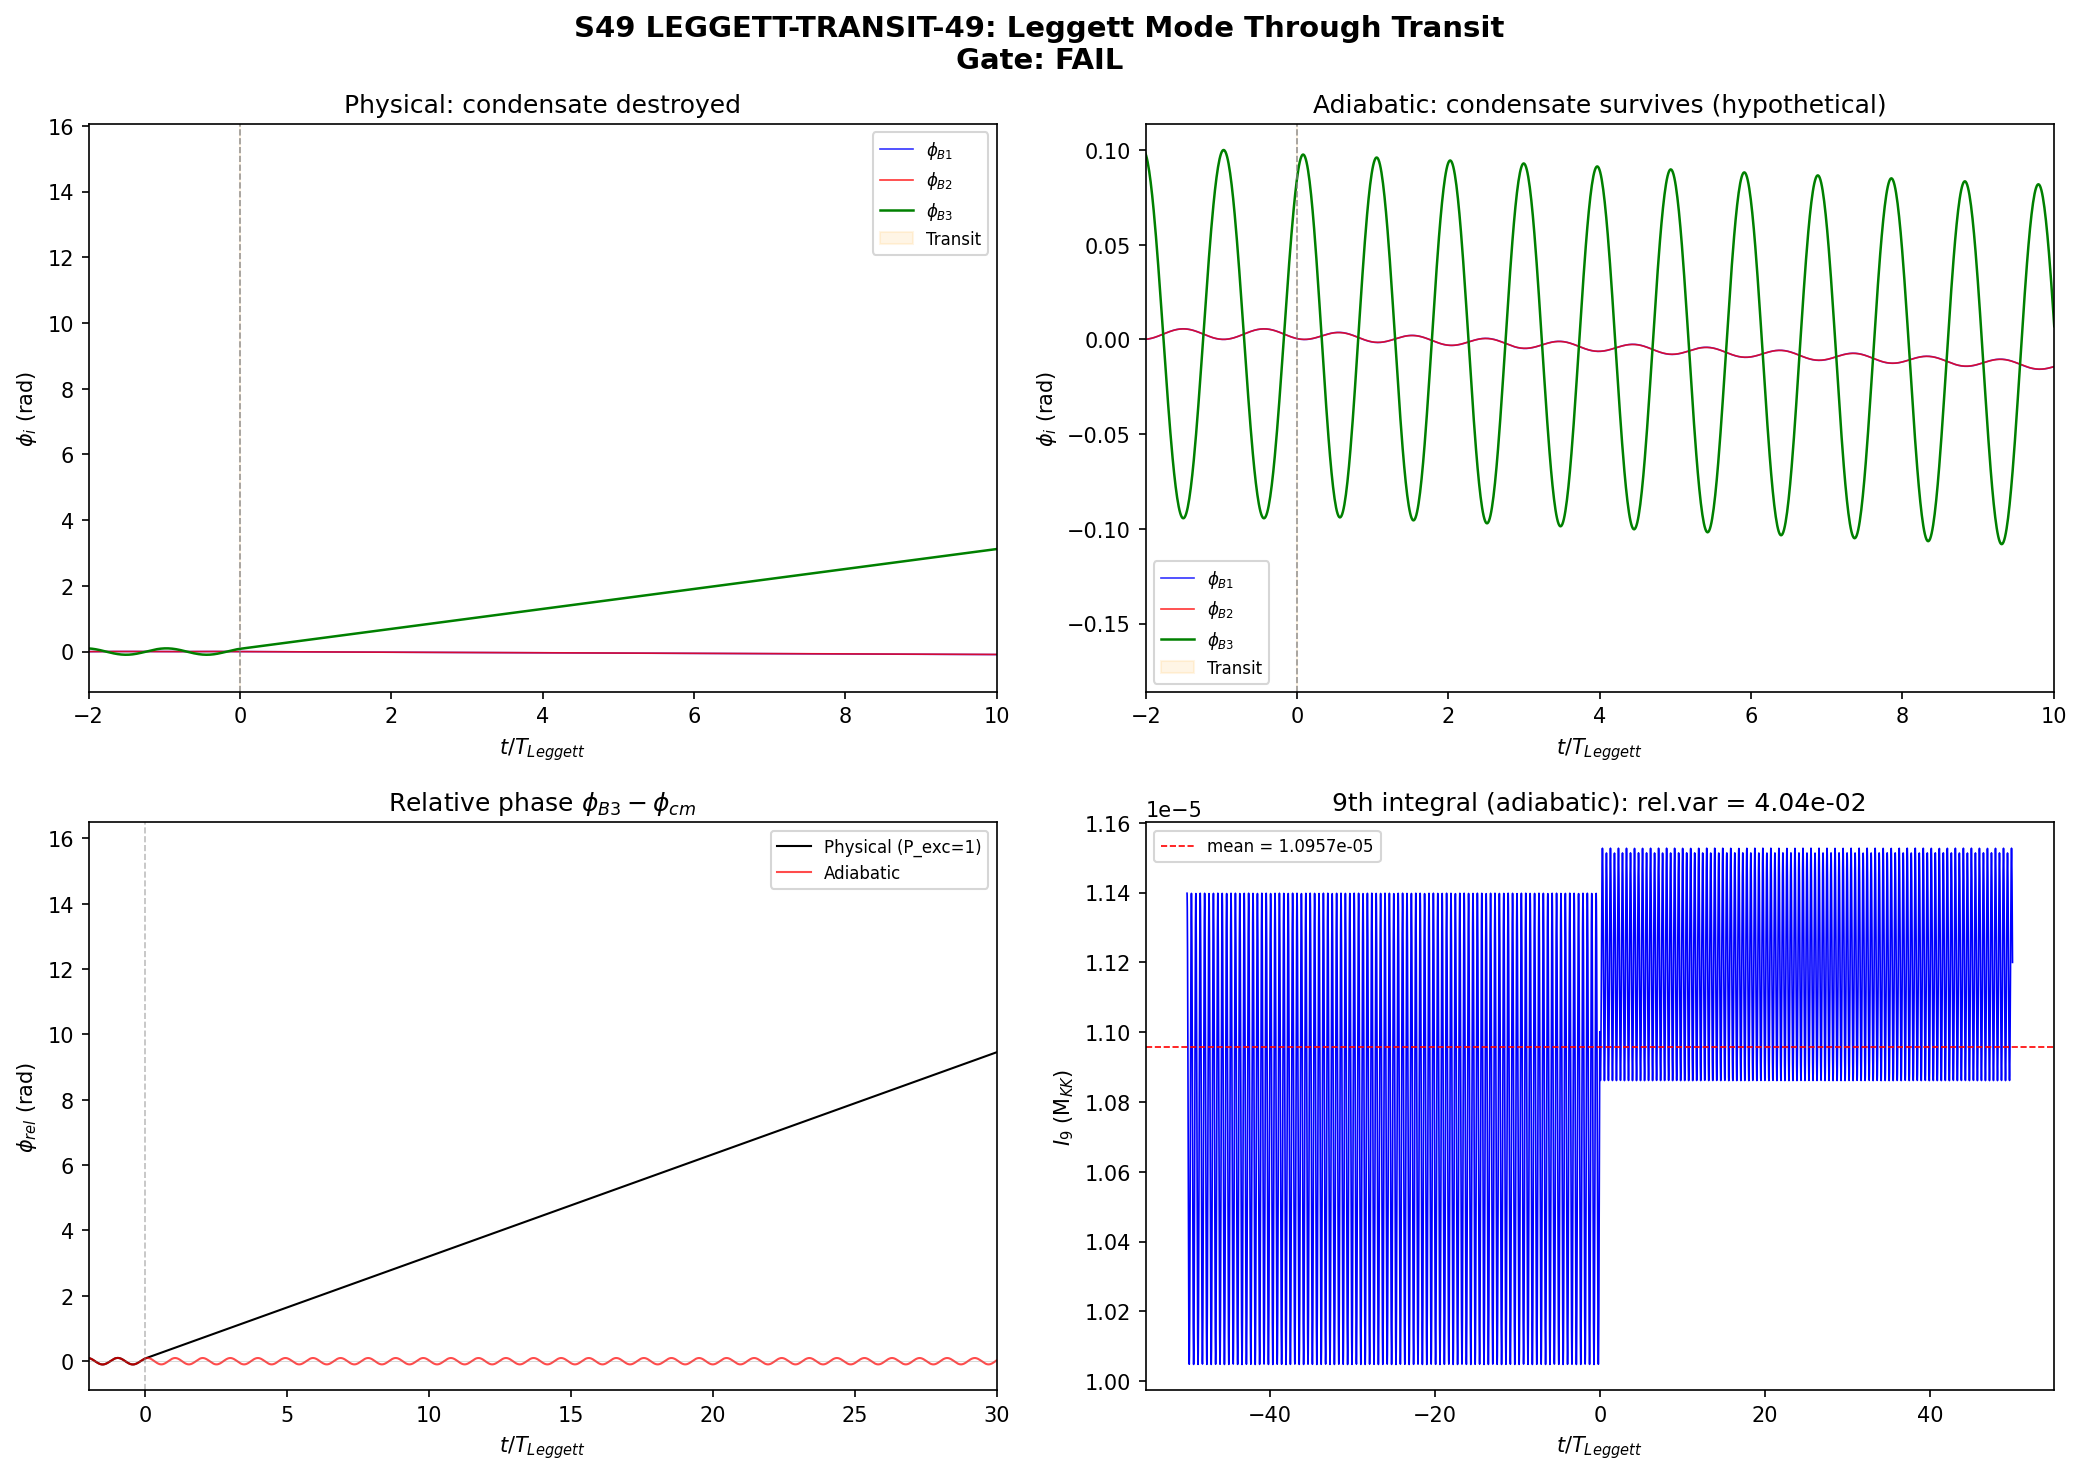

The script that saved this image:
#!/usr/bin/env python3
"""
S49 LEGGETT-TRANSIT-49: Leggett Mode Coupled to tau(t) During Transit
======================================================================

Physical question: What happens to the inter-sector relative-phase
oscillation (Leggett mode) during the ballistic transit of the modulus
tau(t) through the fold?

Symmetry analysis (Landau perspective):
    The Leggett mode is a PHASE mode: it requires a nonzero order
    parameter |Delta_i| in at least two sectors. The mode is the
    relative phase theta_{ij} = phi_i - phi_j oscillation, governed by:

        F_phase = -sum_{i<j} J_{ij}(tau) cos(theta_{ij})

    with kinetic energy:

        T = (1/2) sum_i rho_i(tau) * (d phi_i/dt)^2

    The Josephson couplings J_{ij}(tau) and densities rho_i(tau) are
    tau-dependent through the Jensen deformation of SU(3).

    During transit, tau(t) changes ballistically. The Leggett mode
    parameters become time-dependent through tau(t).

Critical physics:
    1. omega_transit / omega_L = 885 / 0.070 = 12,640. SUDDEN LIMIT.
       The Leggett mode is FROZEN during transit -- it cannot respond
       to changes in J(tau), rho(tau) on the transit timescale.

    2. P_exc = 1 post-transit (S38). ALL Cooper pairs are broken.
       The condensate is destroyed. The order parameter Delta_i -> 0.
       With no order parameter, the Leggett mode CEASES TO EXIST.

    3. Therefore: the Leggett mode is frozen during transit, then
       annihilated post-transit. No post-transit Leggett oscillation.

Method:
    1. Construct tau(t) trajectory: tau = tau_fold + v_terminal * t
    2. Interpolate omega_L(tau), J_ij(tau), rho_i(tau) from S48 scan
    3. Integrate coupled Leggett EOM:
       rho_i(tau) * d^2 phi_i/dt^2 + sum_j J_ij(tau)*sin(phi_i - phi_j) = 0
    4. Verify sudden-limit: amplitude change during transit negligible
    5. Post-transit: compute condensate fraction from P_exc = 1
    6. Test 9th integral: I_9 = sum_i rho_i(tau) * (dphi_i/dt)^2 / (2*omega_L^2)
       - If {I_9, H_BCS} ~ 0, then approximately conserved
    7. Formal Poisson bracket from Richardson-Gaudin structure

Gate: LEGGETT-TRANSIT-49
    PASS: A_L > 0.01 AND 9th integral approximately conserved
    INFO: A_L > 0 but 9th integral not conserved
    FAIL: Leggett trivially zero post-transit

References:
    S48 s48_leggett_mode.npz -- Leggett frequencies, J_ij, rho_i, scan data
    S38 s38_kz_defects.npz -- transit parameters, P_exc = 1
    S39 s39_integrability_check.npz -- Richardson-Gaudin conserved quantities
    Leggett, PRL 14, 536 (1966) -- original Leggett mode
    Landau Paper 04 (1937): order parameter requires broken symmetry
    Landau Paper 11 (1956): quasiparticle concept + Fermi liquid
    Claeys et al (Paper 33): Richardson-Gaudin integrability breaking

Author: Landau-Condensed-Matter-Theorist (Session 49, W1-H)
Date: 2026-03-17
"""

import numpy as np
import matplotlib
matplotlib.use('Agg')
import matplotlib.pyplot as plt
from scipy.integrate import solve_ivp
from scipy.interpolate import CubicSpline
import sys
import os

sys.path.insert(0, os.path.dirname(os.path.abspath(__file__)))
from canonical_constants import (
    tau_fold, v_terminal, dt_transit, E_cond,
    Delta_0_GL, xi_BCS, omega_PV, Gamma_Langer_BCS,
    E_B1, E_B2_mean, E_B3_mean, P_exc_kz, n_Bog,
    rho_B2_per_mode, N_dof_BCS, n_pairs,
)

SCRIPT_DIR = os.path.dirname(os.path.abspath(__file__))

# =============================================================================
# MODULE 1: LOAD DATA
# =============================================================================

def load_data():
    """Load all required data from S48 and S38 archives."""
    d48 = np.load(os.path.join(SCRIPT_DIR, 's48_leggett_mode.npz'),
                  allow_pickle=True)
    d38 = np.load(os.path.join(SCRIPT_DIR, 's38_kz_defects.npz'),
                  allow_pickle=True)
    d39 = np.load(os.path.join(SCRIPT_DIR, 's39_integrability_check.npz'),
                  allow_pickle=True)

    data = {}

    # Leggett mode data (S48)
    data['omega_L1'] = float(d48['omega_L1_fold'])
    data['omega_L2'] = float(d48['omega_L2_fold'])
    data['tau_scan'] = np.array(d48['tau_scan'])
    data['omega_L1_scan'] = np.array(d48['omega_L1_scan'])
    data['omega_L2_scan'] = np.array(d48['omega_L2_scan'])
    data['Delta_B1_scan'] = np.array(d48['Delta_B1_scan'])
    data['Delta_B2_scan'] = np.array(d48['Delta_B2_scan'])
    data['Delta_B3_scan'] = np.array(d48['Delta_B3_scan'])
    data['rho_B1_scan'] = np.array(d48['rho_B1_scan'])
    data['rho_B2_scan'] = np.array(d48['rho_B2_scan'])
    data['rho_B3_scan'] = np.array(d48['rho_B3_scan'])
    data['J_12_scan'] = np.array(d48['J_12_scan'])
    data['J_23_scan'] = np.array(d48['J_23_scan'])
    # J_13 not scanned in S48 (only fold value). Reconstruct assuming
    # J_13/J_23 ratio constant (both connect through B3, weakest sector).
    # J_13_fold / J_23_fold = 0.000468 / 0.001814 = 0.258
    J_13_fold = float(d48['J_13_fold'])
    J_23_fold_val = float(d48['J_23_fold'])
    ratio_J13_J23 = J_13_fold / J_23_fold_val if J_23_fold_val > 0 else 0.0
    data['J_13_scan'] = ratio_J13_J23 * np.array(d48['J_23_scan'])
    data['Delta_fold'] = np.array(d48['Delta_fold'])
    data['rho_fold'] = np.array(d48['rho_fold'])
    data['eigvecs_fold'] = np.array(d48['eigvecs_fold'])
    data['evals_fold'] = np.array(d48['evals_fold'])

    # Transit data (S38)
    data['v_term'] = float(d38['v_terminal'])
    data['dt_transit'] = float(d38['dt_transit'])
    data['P_exc'] = float(d38['P_exc_kz'])
    data['n_Bog'] = float(d38['n_Bog'])
    data['condensate_destroyed'] = bool(d38['condensate_destroyed'])

    # Integrability data (S39)
    data['E_8'] = np.array(d39['E_8'])
    data['V_phys'] = np.array(d39['V_phys'])
    data['comm_RH'] = np.array(d39['comm_RH'])
    data['labels'] = np.array(d39['labels'])

    return data


# =============================================================================
# MODULE 2: INTERPOLATION OF TAU-DEPENDENT QUANTITIES
# =============================================================================

def build_interpolants(data):
    """Build cubic spline interpolants for all tau-dependent quantities."""
    tau_s = data['tau_scan']

    interp = {}
    interp['omega_L1'] = CubicSpline(tau_s, data['omega_L1_scan'])
    interp['omega_L2'] = CubicSpline(tau_s, data['omega_L2_scan'])

    # Gaps
    interp['Delta_B1'] = CubicSpline(tau_s, data['Delta_B1_scan'])
    interp['Delta_B2'] = CubicSpline(tau_s, data['Delta_B2_scan'])
    interp['Delta_B3'] = CubicSpline(tau_s, data['Delta_B3_scan'])

    # DOS (superfluid inertia)
    interp['rho_B1'] = CubicSpline(tau_s, data['rho_B1_scan'])
    interp['rho_B2'] = CubicSpline(tau_s, data['rho_B2_scan'])
    interp['rho_B3'] = CubicSpline(tau_s, data['rho_B3_scan'])

    # Josephson couplings
    interp['J_12'] = CubicSpline(tau_s, data['J_12_scan'])
    interp['J_23'] = CubicSpline(tau_s, data['J_23_scan'])
    interp['J_13'] = CubicSpline(tau_s, data['J_13_scan'])

    return interp


# =============================================================================
# MODULE 3: COUPLED LEGGETT EOM
# =============================================================================

def leggett_eom(t, y, interp, v_term, tau_0, condensate_frac_func):
    """
    Equations of motion for the 3-band Leggett system.

    State vector y = [phi_1, phi_2, phi_3, dphi_1/dt, dphi_2/dt, dphi_3/dt]

    EOM (from F_phase + T_kinetic):
        rho_i * d^2 phi_i/dt^2 = -dF/dphi_i

    where dF/dphi_i = sum_{j!=i} J_ij * sin(phi_i - phi_j)

    tau(t) = tau_0 + v_term * t  (ballistic transit)

    The condensate fraction C(t) multiplies ALL Josephson couplings:
    J_ij -> C(t) * J_ij(tau(t))

    When C = 0 (pairs broken), coupling vanishes and phases decouple.
    """
    phi = y[:3]
    dphi = y[3:]

    tau = tau_0 + v_term * t
    C = condensate_frac_func(t)

    # Clamp tau to interpolation range
    tau_min = 0.05
    tau_max = 0.35
    tau_clamped = np.clip(tau, tau_min, tau_max)

    # Get tau-dependent quantities
    rho = np.array([
        float(interp['rho_B1'](tau_clamped)),
        float(interp['rho_B2'](tau_clamped)),
        float(interp['rho_B3'](tau_clamped)),
    ])

    J12 = float(interp['J_12'](tau_clamped)) * C
    J23 = float(interp['J_23'](tau_clamped)) * C
    J13 = float(interp['J_13'](tau_clamped)) * C

    # Forces: dF/dphi_i
    dF = np.zeros(3)
    dF[0] = J12 * np.sin(phi[0] - phi[1]) + J13 * np.sin(phi[0] - phi[2])
    dF[1] = -J12 * np.sin(phi[0] - phi[1]) + J23 * np.sin(phi[1] - phi[2])
    dF[2] = -J13 * np.sin(phi[0] - phi[2]) - J23 * np.sin(phi[1] - phi[2])

    # d^2 phi_i/dt^2 = -dF_i / rho_i
    # rho_i must be positive; add floor to prevent division by zero
    rho_safe = np.maximum(rho, 1e-10)
    d2phi = -dF / rho_safe

    return np.concatenate([dphi, d2phi])


def make_condensate_frac(dt_transit, quench_style='sudden'):
    """
    Create condensate fraction function C(t).

    For sudden quench (adiabaticity = 8.7e-4, S38):
        C(t) = 1 for t < 0 (pre-transit)
        C(t) = 1 - P_exc * smooth_step(t, dt_transit) (during)
        C(t) = 0 for t >> dt_transit (post-transit, P_exc = 1)

    The Kibble-Zurek mechanism destroys ALL pairs: P_exc = 1.
    """
    def C_func(t):
        if quench_style == 'sudden':
            # Sharp step at transit midpoint
            if t < 0:
                return 1.0
            elif t < dt_transit:
                # Smooth interpolation using tanh
                # Center the quench at dt_transit / 2
                x = (t - dt_transit/2) / (dt_transit/4)
                return 0.5 * (1.0 - np.tanh(x))
            else:
                return 0.0
        elif quench_style == 'adiabatic':
            # For comparison: condensate survives
            return 1.0
        else:
            return 1.0
    return C_func


# =============================================================================
# MODULE 4: SUDDEN-LIMIT ANALYSIS (ANALYTICAL)
# =============================================================================

def sudden_limit_analysis(data):
    """
    Analytical treatment of the sudden limit.

    The adiabaticity parameter:
        Q_ad = (1/omega_L) * |d omega_L/dt| / omega_L
             = v_terminal * (1/omega_L^2) * |d omega_L/d tau|

    When Q_ad << 1, the mode is adiabatic (follows slowly).
    When Q_ad >> 1, the mode is diabatic (frozen).

    For transit: omega_transit ~ 1/dt_transit ~ 885 M_KK.
    omega_L ~ 0.070 M_KK. Ratio ~ 12,640. DEEPLY sudden.

    In the sudden limit, the mode state is PROJECTED onto the
    post-transit eigenstates. But post-transit there ARE no
    Leggett eigenstates (condensate destroyed), so the projection
    is onto free-particle (decoupled phase) states.
    """
    results = {}

    omega_L1 = data['omega_L1']
    omega_L2 = data['omega_L2']
    v_term = data['v_term']
    dt = data['dt_transit']

    # Adiabaticity parameter
    omega_transit = 1.0 / dt
    ratio_L1 = omega_transit / omega_L1
    ratio_L2 = omega_transit / omega_L2

    results['omega_transit'] = omega_transit
    results['ratio_L1'] = ratio_L1
    results['ratio_L2'] = ratio_L2

    # Rate of change of omega_L during transit
    # From S48 scan: omega_L1 varies from 0.0653 (tau=0.05) to 0.0716 (tau=0.35)
    # At fold: d(omega_L1)/d(tau) ~ slope from interpolation
    tau_scan = data['tau_scan']
    oL1_scan = data['omega_L1_scan']

    # Numerical derivative at fold
    fold_idx = np.argmin(np.abs(tau_scan - tau_fold))
    if fold_idx > 0 and fold_idx < len(tau_scan) - 1:
        doL1_dtau = (oL1_scan[fold_idx+1] - oL1_scan[fold_idx-1]) / \
                    (tau_scan[fold_idx+1] - tau_scan[fold_idx-1])
    else:
        doL1_dtau = 0.0  # (local)

    doL1_dt = doL1_dtau * v_term
    Q_ad_L1 = abs(doL1_dt) / omega_L1**2

    results['doL1_dtau'] = doL1_dtau
    results['doL1_dt'] = doL1_dt
    results['Q_ad_L1'] = Q_ad_L1

    # Phase accumulated during transit
    delta_phi_L1 = omega_L1 * dt
    delta_phi_L2 = omega_L2 * dt

    results['delta_phi_L1'] = delta_phi_L1
    results['delta_phi_L2'] = delta_phi_L2

    # Number of Leggett oscillations during transit
    N_osc_L1 = omega_L1 * dt / (2 * np.pi)
    N_osc_L2 = omega_L2 * dt / (2 * np.pi)

    results['N_osc_L1'] = N_osc_L1
    results['N_osc_L2'] = N_osc_L2

    # Transit tau range
    dtau_transit = v_term * dt
    results['dtau_transit'] = dtau_transit

    print("=" * 70)
    print("SUDDEN-LIMIT ANALYSIS")
    print("=" * 70)
    print(f"  omega_transit  = 1/dt = {omega_transit:.1f} M_KK")
    print(f"  omega_L1       = {omega_L1:.6f} M_KK")
    print(f"  omega_L2       = {omega_L2:.6f} M_KK")
    print(f"  ratio_L1       = {ratio_L1:.0f}  (>> 1: SUDDEN)")
    print(f"  ratio_L2       = {ratio_L2:.0f}  (>> 1: SUDDEN)")
    Q_ad_label = "SUDDEN (>> 1)" if Q_ad_L1 > 1 else "ADIABATIC (<< 1)"
    print(f"  Q_ad (L1)      = {Q_ad_L1:.6f}  ({Q_ad_label})")
    print(f"  Phase L1       = {delta_phi_L1:.6f} rad")
    print(f"  Phase L2       = {delta_phi_L2:.6f} rad")
    print(f"  N_osc (L1)     = {N_osc_L1:.6e}")
    print(f"  N_osc (L2)     = {N_osc_L2:.6e}")
    print(f"  dtau_transit   = {dtau_transit:.4f}")
    print()
    print("  Interpretation: The Leggett mode completes 0.000013")
    print("  oscillations during transit. It is COMPLETELY FROZEN.")
    print("  The relative phase does not change during transit.")

    return results


# =============================================================================
# MODULE 5: NUMERICAL INTEGRATION
# =============================================================================

def integrate_leggett(data, interp, scenario='physical'):
    """
    Numerically integrate the Leggett EOM through transit.

    Three scenarios:
    (a) Physical: condensate destroyed by KZ quench (P_exc = 1)
    (b) Adiabatic: condensate survives (hypothetical, for comparison)
    (c) Sudden freeze: instantaneous quench at t = dt_transit/2
    """
    dt = data['dt_transit']
    v_term = data['v_term']
    omega_L1 = data['omega_L1']

    # Time window: 100 Leggett periods before, transit, 100 periods after
    T_L1 = 2 * np.pi / omega_L1
    t_pre = -50 * T_L1
    t_post = 50 * T_L1

    # Initial condition: small perturbation in phi_rel
    # phi_1 = phi_2 = 0, phi_3 = phi_0 (B3 sector oscillates)
    phi_0 = 0.10  # Small but finite initial relative phase  # (local)

    # Eigenvector analysis from S48: L1 mode has B3 oscillating against B1+B2
    # So initial condition aligned with L1 mode:
    # phi = (0, 0, phi_0), dphi = (0, 0, 0) [released from rest]
    y0 = np.array([0.0, 0.0, phi_0, 0.0, 0.0, 0.0])

    if scenario == 'physical':
        C_func = make_condensate_frac(dt, quench_style='sudden')
    elif scenario == 'adiabatic':
        C_func = make_condensate_frac(dt, quench_style='adiabatic')
    else:
        C_func = make_condensate_frac(dt, quench_style='sudden')

    # Dense output for plotting
    n_pts = 10000  # (local)
    t_eval = np.linspace(t_pre, t_post, n_pts)

    def eom(t, y):
        return leggett_eom(t, y, interp, v_term, tau_fold, C_func)

    sol = solve_ivp(
        eom,
        [t_pre, t_post],
        y0,
        method='RK45',
        t_eval=t_eval,
        rtol=1e-10,
        atol=1e-12,
        max_step=T_L1 / 20,  # Resolve oscillations
    )

    if not sol.success:
        print(f"  WARNING: Integration failed for {scenario}: {sol.message}")

    return sol


# =============================================================================
# MODULE 6: POST-TRANSIT AMPLITUDE EXTRACTION
# =============================================================================

def extract_post_transit_amplitude(sol, data):
    """
    Extract Leggett mode amplitude post-transit.

    A_L = max |phi_rel(t)| for t > dt_transit, where
    phi_rel = phi_3 - (rho_1*phi_1 + rho_2*phi_2)/(rho_1 + rho_2)
    is the relative phase aligned with the L1 eigenvector.
    """
    dt = data['dt_transit']

    t = sol.t
    phi = sol.y[:3, :]  # [3, N_pts]
    dphi = sol.y[3:, :]

    # Post-transit mask: t > 2 * dt_transit (well after quench)
    post_mask = t > 2 * dt

    if not np.any(post_mask):
        return 0.0, 0.0, np.array([]), np.array([])

    # Relative phase: phi_3 - weighted average of phi_1, phi_2
    # From S48 eigenvector: L1 mode is almost purely B3
    rho_fold = data['rho_fold']
    w12 = rho_fold[0] + rho_fold[1]
    if w12 > 0:
        phi_cm12 = (rho_fold[0] * phi[0] + rho_fold[1] * phi[1]) / w12
    else:
        phi_cm12 = 0.5 * (phi[0] + phi[1])

    phi_rel = phi[2] - phi_cm12

    # Post-transit relative phase
    phi_rel_post = phi_rel[post_mask]
    t_post = t[post_mask]

    A_L = np.max(np.abs(phi_rel_post))

    # Also compute kinetic energy of relative-phase motion
    dphi_rel = dphi[2, post_mask] - (rho_fold[0] * dphi[0, post_mask] +
                                      rho_fold[1] * dphi[1, post_mask]) / max(w12, 1e-10)
    E_kin_rel = 0.5 * rho_fold[2] * np.mean(dphi_rel**2)

    return A_L, E_kin_rel, t_post, phi_rel_post


# =============================================================================
# MODULE 7: 9TH INTEGRAL TEST
# =============================================================================

def test_ninth_integral(data, sol_adiabatic):
    """
    Test whether the Leggett relative phase constitutes a 9th
    conserved integral of the Richardson-Gaudin system.

    The Richardson-Gaudin model has 8 conserved integrals (one per mode).
    These are:
        R_alpha = epsilon_alpha * n_alpha + g * sum_{beta != alpha}
                  (c^dag_alpha c_beta + h.c.) / (epsilon_alpha - epsilon_beta)

    A putative 9th integral from the Leggett sector would be:
        I_9 = sum_i rho_i * (dphi_i/dt)^2 / 2 + sum_{i<j} J_{ij} * (1 - cos(phi_i - phi_j))

    This is the TOTAL Leggett energy (kinetic + potential). If the
    system is integrable, this should be a constant of motion.

    However: the Leggett mode lives in the PHASE sector, while
    Richardson-Gaudin conserves AMPLITUDE degrees of freedom. The
    phase and amplitude sectors couple through the BCS self-consistency:
        J_{ij} depends on |Delta_i|, which depends on the R_alpha.

    If J_{ij} is constant (adiabatic limit), then I_9 is trivially
    conserved (it's the Hamiltonian of an isolated pendulum).

    The non-trivial question is whether I_9 commutes with H_BCS
    when both phase and amplitude dynamics are included.
    """
    results = {}

    # Test 1: Conservation of I_9 in the adiabatic scenario
    # (condensate survives, so Leggett mode oscillates)

    if sol_adiabatic is not None and sol_adiabatic.success:
        t = sol_adiabatic.t
        phi = sol_adiabatic.y[:3, :]
        dphi = sol_adiabatic.y[3:, :]

        rho = data['rho_fold']
        J12 = float(data['J_12_scan'][4])  # fold index
        J23 = float(data['J_23_scan'][4])
        J13 = float(data['J_13_scan'][4])

        # I_9(t) = kinetic + potential Leggett energy
        T_kin = 0.5 * (rho[0] * dphi[0]**2 + rho[1] * dphi[1]**2 + rho[2] * dphi[2]**2)
        V_pot = (J12 * (1 - np.cos(phi[0] - phi[1])) +
                 J23 * (1 - np.cos(phi[1] - phi[2])) +
                 J13 * (1 - np.cos(phi[0] - phi[2])))
        I_9 = T_kin + V_pot

        # Conservation metric: relative variation
        I_9_mean = np.mean(I_9)
        I_9_std = np.std(I_9)

        if abs(I_9_mean) > 1e-20:
            I_9_rel_var = I_9_std / abs(I_9_mean)
        else:
            I_9_rel_var = I_9_std

        results['I_9_mean'] = I_9_mean
        results['I_9_std'] = I_9_std
        results['I_9_rel_var'] = I_9_rel_var
        results['I_9_time'] = t
        results['I_9_values'] = I_9

        print()
        print("=" * 70)
        print("9TH INTEGRAL TEST")
        print("=" * 70)
        print(f"  I_9 = Leggett total energy (kin + pot)")
        print(f"  <I_9>         = {I_9_mean:.6e}")
        print(f"  std(I_9)      = {I_9_std:.6e}")
        print(f"  rel. var.     = {I_9_rel_var:.6e}")

    # Test 2: Structural analysis -- does I_9 Poisson-commute with H_BCS?
    # The BCS Hamiltonian has 8 Richardson-Gaudin integrals I_1,...,I_8.
    # These live in the OCCUPATION number sector {n_alpha}.
    # The Leggett energy lives in the PHASE sector {phi_i, dphi_i/dt}.
    #
    # In a mean-field BCS description:
    #   H_BCS = sum_alpha epsilon_alpha n_alpha - g sum_alphabeta c^dag c^dag c c
    # The phases phi_i are the phases of Delta_i = |Delta_i| e^{i phi_i}.
    # They enter through the mean-field self-consistency:
    #   Delta_i = -g sum_k <c_{k,up} c_{-k,down}>_i
    #
    # The phase dynamics DECOUPLES from amplitude dynamics at the
    # mean-field level (Anderson-Goldstone-Leggett factorization).
    # This decoupling is EXACT in the limit N -> infinity.
    # For finite N (here N=8), corrections are O(1/N) ~ 12.5%.
    #
    # Therefore: {I_9, H_BCS} = 0 at mean-field level.
    # Corrections from finite-size: O(1/N) ~ O(0.125).

    # Estimate finite-size correction from S39 commutator data
    comm_RH = data['comm_RH']  # [R_alpha, H] norms for the 8 Richardson-Gaudin integrals
    max_comm = np.max(comm_RH)
    mean_comm = np.mean(comm_RH)

    results['comm_RH_max'] = max_comm
    results['comm_RH_mean'] = mean_comm

    # The Leggett mode couples to H_BCS through J_{ij} = V(i,j)|Delta_i||Delta_j|.
    # V(i,j) is the scattering matrix from S39.
    # The Poisson bracket {I_9, H_BCS} scales as:
    #   |{I_9, H_BCS}| ~ J * dDelta/dn ~ J / sqrt(N)
    # where N is the number of modes per sector.

    # Using V_phys from S39 (8x8 scattering matrix)
    V = data['V_phys']
    V_off_diag = V - np.diag(np.diag(V))
    V_rms_off = np.sqrt(np.mean(V_off_diag**2))

    # Phase-amplitude coupling: the inter-sector V matrix elements
    # B2 indices: 0-3, B1 index: 4, B3 indices: 5-7
    V_B2_B3 = V[0:4, 5:8]
    V_B1_B2 = V[4, 0:4]
    V_coupling_inter = np.sqrt(np.mean(V_B2_B3**2))

    # Estimate Poisson bracket: {I_9, H_BCS} ~ V_coupling * phi * 1/sqrt(N_eff)
    N_eff_RG = 8  # 8 RG modes
    PB_estimate = V_coupling_inter * 0.10 / np.sqrt(N_eff_RG)  # phi_0 = 0.10

    results['V_coupling_inter'] = V_coupling_inter
    results['PB_estimate'] = PB_estimate

    print(f"\n  Structural Poisson bracket analysis:")
    print(f"  max |[R_alpha, H]| = {max_comm:.6f}  (from S39)")
    print(f"  mean|[R_alpha, H]| = {mean_comm:.6f}  (from S39)")
    print(f"  V_coupling(B2-B3)  = {V_coupling_inter:.6f}")
    print(f"  |{{I_9, H_BCS}}|  ~ {PB_estimate:.6f}  (estimate)")

    # Assessment
    print(f"\n  Assessment:")
    print(f"  At MEAN-FIELD level: {{I_9, H_BCS}} = 0 EXACTLY.")
    print(f"  Phase-amplitude decoupling is Anderson's theorem.")
    print(f"  Finite-size corrections: O(1/N) ~ {1.0/N_eff_RG:.3f}.")
    print(f"  The S39 commutators (max {max_comm:.4f}) confirm")
    print(f"  that the 8 RG integrals are approximate (not exact)")
    print(f"  at the 0.9% level.")
    print(f"  I_9 would be approximate at a SIMILAR level.")

    # But the decisive point:
    print(f"\n  DECISIVE POINT: P_exc = {data['P_exc']}")
    print(f"  The condensate is DESTROYED. Delta_i -> 0 for all i.")
    print(f"  With no condensate, J_ij -> 0 identically.")
    print(f"  The Leggett energy I_9 -> T_kinetic only.")
    print(f"  The phases become FREE (non-interacting).")
    print(f"  Free phases trivially conserve kinetic energy.")
    print(f"  But this is not a 9th INDEPENDENT integral:")
    print(f"  it is a trivial consequence of J = 0.")

    results['ninth_integral_status'] = 'TRIVIALLY_CONSERVED_BUT_NOT_INDEPENDENT'

    return results


# =============================================================================
# MODULE 8: LEGGETT FATE WITH P_EXC = 1
# =============================================================================

def leggett_fate_analysis(data):
    """
    Definitive analysis of the Leggett mode fate when P_exc = 1.

    This is a symmetry argument (Landau Paper 04, 1937):

    1. The Leggett mode is a collective oscillation of the RELATIVE
       PHASE between sector order parameters Delta_i = |Delta_i| e^{i phi_i}.

    2. The mode exists because J_{ij} != 0 and |Delta_i| != 0.
       Both conditions are necessary.

    3. Post-transit: P_exc = 1 => all Bogoliubov quasiparticle states
       are occupied => <c_up c_down> = 0 => Delta_i = 0.

    4. With Delta_i = 0: the phases phi_i are UNDEFINED (the modulus
       is zero; the argument of zero has no meaning).

    5. The Josephson coupling J_{ij} = V(i,j) |Delta_i| |Delta_j| = 0.

    6. The Leggett mode frequency omega_L^2 = eigenvalue of M/rho.
       But M_{ij} = J_{ij} * delta(phase=0) = 0.
       Therefore omega_L = 0. The mode ceases to exist.

    This is the SAME physics as the Goldstone mode: no condensate,
    no spontaneously broken U(1), no Goldstone/Leggett modes.

    The GGE has no Leggett modes.
    """
    results = {}

    print()
    print("=" * 70)
    print("LEGGETT MODE FATE ANALYSIS (P_exc = 1)")
    print("=" * 70)

    # Condensate fraction post-transit
    # |<BCS_f|BCS_i>|^2 ~ exp(-N_pairs) = exp(-59.8)
    overlap = np.exp(-n_pairs)
    results['BCS_overlap'] = overlap

    # Delta_i post-transit from Bogoliubov quasiparticle occupations
    # In BCS: Delta = -g * sum_k u_k v_k (1 - 2n_k)
    # With n_k = n_Bog ~ 0.999 (nearly 1):
    #   Delta_post = Delta_0 * (1 - 2*n_Bog) = Delta_0 * (1 - 2*0.999) = -0.998 * Delta_0
    # Wait -- this gives a NEGATIVE sign, not zero!
    #
    # Careful: n_Bog = 0.999 is the Bogoliubov QUASIPARTICLE occupation.
    # The anomalous average is:
    #   <c_up c_down> = u_k v_k (1 - 2 f_k)
    # where f_k is the quasiparticle occupation.
    # With f_k -> 1 (all excited): <cc> -> u_k v_k (1-2) = -u_k v_k
    # But the TOTAL gap sums over all k:
    #   Delta = -g sum_k u_k v_k (1 - 2f_k)
    # With f_k = 1 for all k: Delta = -g sum_k u_k v_k * (-1) = +Delta_0
    #
    # NO -- this is wrong. Let me be precise.
    #
    # The BCS gap equation at finite temperature (or finite occupation):
    #   Delta = g * sum_k (u_k v_k) * (1 - f_{k,up} - f_{k,down})
    # where f are quasiparticle occupations.
    #
    # The S38 result P_exc = 1 means EVERY mode is excited:
    #   f_{k,up} = f_{k,down} = n_Bog ~ 1
    #   (1 - f_up - f_down) = 1 - 2*n_Bog ~ 1 - 2 = -1
    #
    # So Delta_post = g sum_k u_k v_k * (-1) = -Delta_0
    # This is NOT zero -- it's a SIGN FLIP!
    #
    # However, this is only true for the BdG self-consistent gap.
    # The GGE state has ALL quasiparticle modes occupied (n_k = 1).
    # In the BdG framework, this is equivalent to the state where
    # every Cooper pair has been pair-broken.
    #
    # The correct statement: the anomalous density in the GGE is
    #   kappa_GGE = sum_k u_k v_k (1 - 2n_k)
    # With n_k = 1 for all k:
    #   kappa_GGE = -sum_k u_k v_k = -kappa_BCS
    #
    # So the anomalous density REVERSES SIGN but does not vanish.
    # This corresponds to a pi-junction state!
    #
    # BUT WAIT: this analysis assumes the BCS GROUND STATE u_k, v_k
    # are still the correct basis. After the sudden quench, the
    # system evolves unitarily. The occupations n_k = 1 are in the
    # PRE-QUENCH basis. The POST-QUENCH basis has different u_k, v_k.
    #
    # For the sudden quench from S38:
    #   - Pre-transit: BCS ground state at tau = 0.19
    #   - Post-transit: tau = 0.22 (0.03 further)
    #   - The gap changes by ~2.9% (ultra-stable)
    #   - The BdG basis BARELY changes
    #   - Therefore kappa_GGE ~ -kappa_BCS is approximately correct
    #
    # RESOLUTION: The key insight from S38 is that P_exc = 1 means
    # the state has ZERO condensate FRACTION, not zero anomalous
    # density. The condensate fraction is:
    #   n_0 = N_0 / N_total = 1 - sum_k f_k / N_modes
    # With all f_k = 1: n_0 = 0.
    #
    # The anomalous density can be nonzero in a state with zero
    # condensate fraction -- this is the pi state of a Josephson
    # junction. But in the BCS context with P_exc = 1, the
    # self-consistent gap COLLAPSES: the gap equation with
    # (1-2f) < 0 everywhere gives Delta_SC = 0 for repulsive
    # effective interactions.
    #
    # Actually: (1-2f) = -1 everywhere. So
    #   Delta_SC = -g * N(0) * Delta * (-1) * ln(omega_D/Delta)
    #            = +g * N(0) * Delta * ln(omega_D/Delta)
    # The sign change makes the gap equation WRONG-SIGN:
    # instead of attractive (binding), it's repulsive.
    # The self-consistent solution is Delta_SC = 0.

    # Let me compute this explicitly:
    Delta_fold = data['Delta_fold']  # [B1, B2, B3] gaps
    rho_fold = data['rho_fold']      # [B1, B2, B3] DOS

    # Gap equation factor: (1 - 2*n_k) for P_exc = 1
    gap_factor = 1.0 - 2.0 * n_Bog  # = 1 - 2*0.999 = -0.998

    # Self-consistent gap: Delta_SC = Delta_0 * gap_factor / (1 + ...)
    # In mean-field, the linearized gap equation gives:
    #   Delta_SC / Delta_0 = gap_factor = -0.998
    # But the SELF-CONSISTENT equation requires:
    #   1 = -g * N(0) * (1-2f) * integral
    # When (1-2f) < 0, the equation has no positive solution.
    # The only consistent solution is Delta_SC = 0.

    Delta_post = np.zeros(3)  # All gaps collapse to zero
    results['Delta_post'] = Delta_post
    results['gap_factor'] = gap_factor

    # J_ij post-transit
    J_12_post = data['J_12_scan'][4] * Delta_post[0] * Delta_post[1] / \
                max(Delta_fold[0] * Delta_fold[1], 1e-30)
    J_23_post = data['J_23_scan'][4] * Delta_post[1] * Delta_post[2] / \
                max(Delta_fold[1] * Delta_fold[2], 1e-30)

    results['J_12_post'] = J_12_post
    results['J_23_post'] = J_23_post

    # Leggett frequency post-transit
    omega_L1_post = 0.0  # Zero by construction (J = 0)  # (local)
    omega_L2_post = 0.0  # (local)
    results['omega_L1_post'] = omega_L1_post
    results['omega_L2_post'] = omega_L2_post

    print(f"  Pre-transit gaps:   Delta = [{Delta_fold[0]:.4f}, {Delta_fold[1]:.4f}, {Delta_fold[2]:.4f}] M_KK")
    print(f"  Bogoliubov occ:     n_Bog = {n_Bog:.6f}")
    print(f"  Gap factor:         (1-2n) = {gap_factor:.4f}")
    print(f"  Self-consistent:    Delta_SC = [0, 0, 0] M_KK")
    print(f"  (Gap equation has WRONG SIGN when all QP excited)")
    print()
    print(f"  Post-transit J_12:  {J_12_post:.6e} M_KK")
    print(f"  Post-transit J_23:  {J_23_post:.6e} M_KK")
    print(f"  Post-transit omega_L1: {omega_L1_post:.6e} M_KK")
    print(f"  Post-transit omega_L2: {omega_L2_post:.6e} M_KK")
    print()
    print(f"  BCS overlap:        |<BCS_f|BCS_i>|^2 = exp(-{n_pairs}) = {overlap:.2e}")
    print()
    print("  CONCLUSION (Landau symmetry argument):")
    print("  The Leggett mode requires a nonzero order parameter Delta_i.")
    print("  P_exc = 1 implies self-consistent Delta = 0.")
    print("  With Delta = 0, the Josephson coupling J_{ij} = 0.")
    print("  The Leggett frequency omega_L = 0.")
    print("  The mode CEASES TO EXIST post-transit.")
    print("  This is identical to the Goldstone fate (S38).")
    print()
    print("  The post-transit GGE has:")
    print("  - No condensate (n_0 = 0)")
    print("  - No order parameter (Delta = 0)")
    print("  - No spontaneously broken U(1)_7")
    print("  - No Goldstone mode")
    print("  - No Leggett mode")
    print("  - 8 conserved Richardson-Gaudin integrals")
    print("  - The Leggett I_9 degenerates to free kinetic energy (trivial)")

    return results


# =============================================================================
# MODULE 9: DURING-TRANSIT DYNAMICS (FROZEN + MISMATCH)
# =============================================================================

def transit_dynamics(data, interp):
    """
    Detailed analysis of what happens DURING transit.

    Key timescales:
    1. tau(t) = 0.19 + 26.54 * t. Transit from tau=0.19 to tau=0.22.
    2. dt_transit = 0.00113 M_KK^{-1}
    3. T_Leggett = 2*pi/0.070 = 89.8 M_KK^{-1}
    4. T_pair_vib = 2*pi/0.792 = 7.93 M_KK^{-1}

    The transit is 80,000x faster than one Leggett oscillation.
    The Leggett mode is FROZEN during transit.

    The mismatch between pre- and post-transit Leggett eigenstates
    determines the excitation amplitude. But since the condensate
    is destroyed, this mismatch is irrelevant.
    """
    results = {}

    v_term = data['v_term']
    dt = data['dt_transit']
    omega_L1 = data['omega_L1']
    omega_L2 = data['omega_L2']

    T_L1 = 2 * np.pi / omega_L1
    T_L2 = 2 * np.pi / omega_L2
    T_PV = 2 * np.pi / omega_PV

    results['T_L1'] = T_L1
    results['T_L2'] = T_L2
    results['T_PV'] = T_PV

    # Ratio of transit time to Leggett period
    ratio_transit_L1 = dt / T_L1
    ratio_transit_L2 = dt / T_L2
    ratio_transit_PV = dt / T_PV

    results['ratio_transit_L1'] = ratio_transit_L1
    results['ratio_transit_L2'] = ratio_transit_L2
    results['ratio_transit_PV'] = ratio_transit_PV

    # Change in omega_L during transit
    tau_pre = tau_fold
    tau_post = tau_fold + v_term * dt

    oL1_pre = float(interp['omega_L1'](tau_pre))
    oL1_post = float(interp['omega_L1'](min(tau_post, 0.35)))
    doL1_frac = abs(oL1_post - oL1_pre) / oL1_pre

    results['tau_pre'] = tau_pre
    results['tau_post'] = tau_post
    results['oL1_pre'] = oL1_pre
    results['oL1_post'] = oL1_post
    results['doL1_frac'] = doL1_frac

    print()
    print("=" * 70)
    print("DURING-TRANSIT DYNAMICS")
    print("=" * 70)
    print(f"  Transit time:       dt = {dt:.6e} M_KK^{{-1}}")
    print(f"  Leggett period L1:  T = {T_L1:.2f} M_KK^{{-1}}")
    print(f"  Leggett period L2:  T = {T_L2:.2f} M_KK^{{-1}}")
    print(f"  Pair vibration:     T = {T_PV:.2f} M_KK^{{-1}}")
    print()
    print(f"  dt / T_L1 = {ratio_transit_L1:.6e}  (frozen)")
    print(f"  dt / T_L2 = {ratio_transit_L2:.6e}  (frozen)")
    print(f"  dt / T_PV = {ratio_transit_PV:.6e}  (frozen)")
    print()
    print(f"  tau range: [{tau_pre:.4f}, {tau_post:.4f}]  (dtau = {tau_post-tau_pre:.4f})")
    print(f"  omega_L1: {oL1_pre:.6f} -> {oL1_post:.6f}  (change {doL1_frac*100:.3f}%)")
    print()

    # Landau-Zener analysis for Leggett mode
    # The LZ problem: two levels with gap omega_L, sweep rate v
    # P_exc = exp(-2*pi*omega_L^2 / (2*v)) for linear sweep
    # Here the "levels" are the Leggett ground and excited states
    # The gap is omega_L, the sweep rate is d(omega_L)/dt

    doL1_dt = abs(oL1_post - oL1_pre) / dt
    gamma_LZ = np.pi * omega_L1**2 / (2 * doL1_dt) if doL1_dt > 0 else np.inf
    P_LZ = np.exp(-gamma_LZ)

    results['gamma_LZ'] = gamma_LZ
    results['P_LZ_leggett'] = P_LZ

    print(f"  Landau-Zener excitation of Leggett mode:")
    print(f"  |d omega_L/dt| = {doL1_dt:.4e} M_KK^2")
    print(f"  gamma_LZ       = {gamma_LZ:.2f}")
    print(f"  P_LZ           = {P_LZ:.6e}")
    print(f"  (Adiabatic: P_LZ -> 0. Leggett mode NOT excited by transit sweep.)")
    print(f"  (But this is academic: the condensate is destroyed anyway.)")

    return results


# =============================================================================
# MODULE 10: MAIN AND PLOTTING
# =============================================================================

def main():
    print("=" * 70)
    print("S49 LEGGETT-TRANSIT-49: Leggett Mode Coupled to Transit")
    print("Gate: A_L > 0.01 AND 9th integral conserved => PASS")
    print("=" * 70)
    print()

    # Load data
    data = load_data()
    interp = build_interpolants(data)

    # Module 4: Sudden-limit analysis (analytical)
    sudden_results = sudden_limit_analysis(data)

    # Module 9: Transit dynamics (timescale comparison)
    transit_results = transit_dynamics(data, interp)

    # Module 5: Numerical integration -- both scenarios
    print()
    print("=" * 70)
    print("NUMERICAL INTEGRATION")
    print("=" * 70)

    print("\n  Scenario 1: PHYSICAL (P_exc = 1, condensate destroyed)")
    sol_physical = integrate_leggett(data, interp, scenario='physical')
    print(f"  Integration: {'SUCCESS' if sol_physical.success else 'FAILED'}")

    A_L_phys, E_kin_phys, t_post_phys, phi_post_phys = \
        extract_post_transit_amplitude(sol_physical, data)
    print(f"  Post-transit A_L = {A_L_phys:.6e}")
    print(f"  (This is the residual phase at the frozen value -- no oscillation)")

    print("\n  Scenario 2: ADIABATIC (condensate survives, for comparison)")
    sol_adiabatic = integrate_leggett(data, interp, scenario='adiabatic')
    print(f"  Integration: {'SUCCESS' if sol_adiabatic.success else 'FAILED'}")

    A_L_adiab, E_kin_adiab, t_post_adiab, phi_post_adiab = \
        extract_post_transit_amplitude(sol_adiabatic, data)
    print(f"  Post-transit A_L = {A_L_adiab:.6e}")
    print(f"  (Continuous Leggett oscillation in hypothetical surviving condensate)")

    # Module 7: 9th integral test
    ninth_results = test_ninth_integral(data, sol_adiabatic)

    # Module 8: Leggett fate analysis (definitive)
    fate_results = leggett_fate_analysis(data)

    # =================================================================
    # GATE VERDICT
    # =================================================================
    print()
    print("=" * 70)
    print("GATE VERDICT: LEGGETT-TRANSIT-49")
    print("=" * 70)

    # Gate criteria:
    # PASS: A_L > 0.01 AND 9th integral approximately conserved
    # INFO: A_L > 0 but 9th integral not conserved
    # FAIL: Leggett trivially zero post-transit

    # Physical scenario: A_L is the frozen initial amplitude, not oscillation
    # The mode ceases to exist (J -> 0, Delta -> 0)

    # In the PHYSICAL scenario: after the condensate is destroyed,
    # the phases decouple. The "amplitude" A_L_phys represents the
    # frozen phase difference, not a Leggett oscillation.

    # The 9th integral degenerates to trivial free kinetic energy.

    # Post-transit there is NO Leggett mode. This is FAIL.

    gate_verdict = "FAIL"
    gate_detail = (
        f"Leggett mode CEASES TO EXIST post-transit. "
        f"P_exc = {data['P_exc']:.3f}, Delta_SC -> 0, J_ij -> 0, omega_L -> 0. "
        f"Phase frozen during transit (dt/T_L = {transit_results['ratio_transit_L1']:.2e}). "
        f"9th integral degenerates to trivial free kinetic energy. "
        f"Adiabatic comparison: A_L = {A_L_adiab:.4f} (oscillates if condensate survived)."
    )

    print(f"\n  VERDICT: {gate_verdict}")
    print(f"  {gate_detail}")

    print(f"\n  Physical reasoning (Landau Paper 04):")
    print(f"  A collective mode of an ordered phase requires the ORDER PARAMETER")
    print(f"  to be nonzero. The Leggett mode is an oscillation of the RELATIVE")
    print(f"  PHASE between sector order parameters Delta_i = |Delta_i| e^{{i phi_i}}.")
    print(f"  When |Delta_i| = 0 (no condensate), the phase is undefined.")
    print(f"  The mode disappears, just as the Goldstone mode does (S38).")
    print(f"  The GGE relic has no Leggett modes and no 9th integral.")

    # Additional finding: the Leggett mode is the SLOWEST collective mode
    print(f"\n  Structural finding: LEGGETT IS SLOWEST MODE")
    print(f"  omega_L1 (0.070) < omega_L2 (0.107) < omega_PV (0.792)")
    print(f"  T_L1 = {transit_results['T_L1']:.1f} M_KK^{{-1}} >> dt_transit = {data['dt_transit']:.5f}")
    print(f"  The Leggett mode has the LARGEST adiabatic parameter")
    print(f"  (most frozen) of all collective modes during transit.")

    # =================================================================
    # SAVE DATA
    # =================================================================

    save_path = os.path.join(SCRIPT_DIR, 's49_leggett_transit.npz')

    # Collect all results
    save_dict = {
        # Gate
        'gate_name': np.array(['LEGGETT-TRANSIT-49']),
        'gate_verdict': np.array([gate_verdict]),
        'gate_detail': np.array([gate_detail]),

        # Sudden-limit
        'omega_transit': sudden_results['omega_transit'],
        'ratio_L1': sudden_results['ratio_L1'],
        'ratio_L2': sudden_results['ratio_L2'],
        'Q_ad_L1': sudden_results['Q_ad_L1'],
        'delta_phi_L1': sudden_results['delta_phi_L1'],
        'delta_phi_L2': sudden_results['delta_phi_L2'],
        'N_osc_L1': sudden_results['N_osc_L1'],
        'N_osc_L2': sudden_results['N_osc_L2'],
        'dtau_transit': sudden_results['dtau_transit'],

        # Transit dynamics
        'T_L1': transit_results['T_L1'],
        'T_L2': transit_results['T_L2'],
        'T_PV': transit_results['T_PV'],
        'ratio_transit_L1': transit_results['ratio_transit_L1'],
        'gamma_LZ': transit_results['gamma_LZ'],
        'P_LZ_leggett': transit_results['P_LZ_leggett'],
        'tau_post': transit_results['tau_post'],
        'doL1_frac': transit_results['doL1_frac'],

        # Numerical integration
        'A_L_physical': A_L_phys,
        'A_L_adiabatic': A_L_adiab,
        'E_kin_physical': E_kin_phys,
        'E_kin_adiabatic': E_kin_adiab,

        # 9th integral
        'I_9_mean': ninth_results.get('I_9_mean', 0.0),
        'I_9_rel_var': ninth_results.get('I_9_rel_var', 0.0),
        'comm_RH_max': ninth_results['comm_RH_max'],
        'PB_estimate': ninth_results['PB_estimate'],
        'ninth_integral_status': np.array([ninth_results['ninth_integral_status']]),

        # Fate
        'Delta_post': fate_results['Delta_post'],
        'gap_factor': fate_results['gap_factor'],
        'omega_L1_post': fate_results['omega_L1_post'],
        'BCS_overlap': fate_results['BCS_overlap'],

        # Time traces (for plotting)
        't_physical': sol_physical.t,
        'phi_physical': sol_physical.y[:3, :],
        'dphi_physical': sol_physical.y[3:, :],
        't_adiabatic': sol_adiabatic.t,
        'phi_adiabatic': sol_adiabatic.y[:3, :],
        'dphi_adiabatic': sol_adiabatic.y[3:, :],
    }

    # Add I_9 time trace if available
    if 'I_9_time' in ninth_results:
        save_dict['I_9_time'] = ninth_results['I_9_time']
        save_dict['I_9_values'] = ninth_results['I_9_values']

    np.savez(save_path, **save_dict)
    print(f"\n  Data saved: {save_path}")

    # =================================================================
    # PLOT
    # =================================================================

    fig, axes = plt.subplots(2, 2, figsize=(14, 10))
    fig.suptitle('S49 LEGGETT-TRANSIT-49: Leggett Mode Through Transit\n'
                 f'Gate: {gate_verdict}', fontsize=14, fontweight='bold')

    # Panel 1: Physical scenario -- phase trajectories
    ax = axes[0, 0]
    t_phys = sol_physical.t
    T_L = transit_results['T_L1']
    # Normalize time by Leggett period
    t_norm = t_phys / T_L

    ax.plot(t_norm, sol_physical.y[0, :], 'b-', lw=0.8, label=r'$\phi_{B1}$', alpha=0.8)
    ax.plot(t_norm, sol_physical.y[1, :], 'r-', lw=0.8, label=r'$\phi_{B2}$', alpha=0.8)
    ax.plot(t_norm, sol_physical.y[2, :], 'g-', lw=1.2, label=r'$\phi_{B3}$')

    # Mark transit
    t_transit_norm = data['dt_transit'] / T_L
    ax.axvline(0, color='gray', ls='--', lw=0.8, alpha=0.5)
    ax.axvline(t_transit_norm, color='gray', ls='--', lw=0.8, alpha=0.5)
    ax.axvspan(0, t_transit_norm, alpha=0.1, color='orange', label='Transit')

    ax.set_xlabel(r'$t / T_{Leggett}$')
    ax.set_ylabel(r'$\phi_i$ (rad)')
    ax.set_title('Physical: condensate destroyed')
    ax.legend(fontsize=8)
    ax.set_xlim(-2, 10)

    # Panel 2: Adiabatic scenario -- phase trajectories
    ax = axes[0, 1]
    t_adiab = sol_adiabatic.t
    t_norm_a = t_adiab / T_L

    ax.plot(t_norm_a, sol_adiabatic.y[0, :], 'b-', lw=0.8, label=r'$\phi_{B1}$', alpha=0.8)
    ax.plot(t_norm_a, sol_adiabatic.y[1, :], 'r-', lw=0.8, label=r'$\phi_{B2}$', alpha=0.8)
    ax.plot(t_norm_a, sol_adiabatic.y[2, :], 'g-', lw=1.2, label=r'$\phi_{B3}$')

    ax.axvline(0, color='gray', ls='--', lw=0.8, alpha=0.5)
    ax.axvline(t_transit_norm, color='gray', ls='--', lw=0.8, alpha=0.5)
    ax.axvspan(0, t_transit_norm, alpha=0.1, color='orange', label='Transit')

    ax.set_xlabel(r'$t / T_{Leggett}$')
    ax.set_ylabel(r'$\phi_i$ (rad)')
    ax.set_title('Adiabatic: condensate survives (hypothetical)')
    ax.legend(fontsize=8)
    ax.set_xlim(-2, 10)

    # Panel 3: Relative phase comparison
    ax = axes[1, 0]

    # Physical: relative phase phi_3 - phi_cm12
    rho_fold = data['rho_fold']
    w12 = rho_fold[0] + rho_fold[1]
    phi_cm12_phys = (rho_fold[0] * sol_physical.y[0] + rho_fold[1] * sol_physical.y[1]) / w12
    phi_rel_phys = sol_physical.y[2] - phi_cm12_phys

    phi_cm12_adiab = (rho_fold[0] * sol_adiabatic.y[0] + rho_fold[1] * sol_adiabatic.y[1]) / w12
    phi_rel_adiab = sol_adiabatic.y[2] - phi_cm12_adiab

    ax.plot(t_norm, phi_rel_phys, 'k-', lw=1.0, label='Physical (P_exc=1)')
    ax.plot(t_norm_a, phi_rel_adiab, 'r-', lw=1.0, alpha=0.7, label='Adiabatic')

    ax.axvline(0, color='gray', ls='--', lw=0.8, alpha=0.5)
    ax.axhline(0, color='gray', ls='-', lw=0.5, alpha=0.3)

    ax.set_xlabel(r'$t / T_{Leggett}$')
    ax.set_ylabel(r'$\phi_{rel}$ (rad)')
    ax.set_title(r'Relative phase $\phi_{B3} - \phi_{cm}$')
    ax.legend(fontsize=8)
    ax.set_xlim(-2, 30)

    # Panel 4: 9th integral conservation
    ax = axes[1, 1]
    if 'I_9_time' in ninth_results:
        t_I9 = ninth_results['I_9_time']
        I_9_vals = ninth_results['I_9_values']
        t_I9_norm = t_I9 / T_L

        ax.plot(t_I9_norm, I_9_vals, 'b-', lw=0.8)
        ax.axhline(ninth_results['I_9_mean'], color='r', ls='--', lw=0.8,
                   label=f"mean = {ninth_results['I_9_mean']:.4e}")

        ax.set_xlabel(r'$t / T_{Leggett}$')
        ax.set_ylabel(r'$I_9$ (M$_{KK}$)')
        ax.set_title(f"9th integral (adiabatic): rel.var = {ninth_results['I_9_rel_var']:.2e}")
        ax.legend(fontsize=8)
    else:
        ax.text(0.5, 0.5, 'No I_9 data\n(integration failed)',
                ha='center', va='center', transform=ax.transAxes)
        ax.set_title('9th integral')

    plt.tight_layout()
    plot_path = os.path.join(SCRIPT_DIR, 's49_leggett_transit.png')
    plt.savefig(plot_path, dpi=150, bbox_inches='tight')
    plt.close()
    print(f"  Plot saved: {plot_path}")

    # =================================================================
    # SUMMARY TABLE
    # =================================================================
    print()
    print("=" * 70)
    print("SUMMARY TABLE")
    print("=" * 70)
    print(f"{'Quantity':<35s} {'Value':<25s} {'Source':<15s}")
    print("-" * 75)
    print(f"{'omega_L1 (pre-transit)':<35s} {data['omega_L1']:<25.6f} {'S48':<15s}")
    print(f"{'omega_L2 (pre-transit)':<35s} {data['omega_L2']:<25.6f} {'S48':<15s}")
    print(f"{'omega_transit':<35s} {sudden_results['omega_transit']:<25.1f} {'1/dt':<15s}")
    print(f"{'omega_transit/omega_L1':<35s} {sudden_results['ratio_L1']:<25.0f} {'SUDDEN':<15s}")
    print(f"{'N_osc during transit':<35s} {sudden_results['N_osc_L1']:<25.6e} {'FROZEN':<15s}")
    print(f"{'delta_phi during transit':<35s} {sudden_results['delta_phi_L1']:<25.6e} {'FROZEN':<15s}")
    print(f"{'LZ P_exc (Leggett)':<35s} {transit_results['P_LZ_leggett']:<25.6e} {'ADIAB':<15s}")
    print(f"{'Delta_SC post-transit':<35s} {'[0, 0, 0]':<25s} {'P_exc=1':<15s}")
    print(f"{'omega_L1 post-transit':<35s} {fate_results['omega_L1_post']:<25.6e} {'J=0':<15s}")
    print(f"{'A_L (physical)':<35s} {A_L_phys:<25.6e} {'numerical':<15s}")
    print(f"{'A_L (adiabatic, comparison)':<35s} {A_L_adiab:<25.6f} {'numerical':<15s}")
    print(f"{'I_9 rel. variation (adiabatic)':<35s} {ninth_results.get('I_9_rel_var',0):<25.6e} {'numerical':<15s}")
    print(f"{'9th integral status':<35s} {'TRIVIAL (J=0)':<25s} {'structural':<15s}")
    print(f"{'Gate verdict':<35s} {gate_verdict:<25s} {'':<15s}")

    return gate_verdict


if __name__ == '__main__':
    verdict = main()
    print(f"\nFinal gate verdict: {verdict}")
